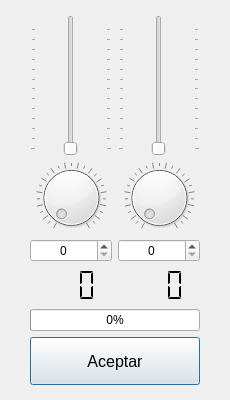
<?xml version="1.0" encoding="UTF-8"?>
<ui version="4.0">
 <class>configValue</class>
 <widget class="QDialog" name="configValue">
  <property name="geometry">
   <rect>
    <x>0</x>
    <y>0</y>
    <width>230</width>
    <height>400</height>
   </rect>
  </property>
  <property name="sizePolicy">
   <sizepolicy hsizetype="Expanding" vsizetype="Expanding">
    <horstretch>0</horstretch>
    <verstretch>0</verstretch>
   </sizepolicy>
  </property>
  <property name="minimumSize">
   <size>
    <width>230</width>
    <height>400</height>
   </size>
  </property>
  <property name="maximumSize">
   <size>
    <width>230</width>
    <height>400</height>
   </size>
  </property>
  <property name="windowTitle">
   <string>Dialog</string>
  </property>
  <layout class="QGridLayout" name="gridLayout" rowstretch="12,1,2" columnstretch="1,1">
   <property name="leftMargin">
    <number>30</number>
   </property>
   <property name="topMargin">
    <number>15</number>
   </property>
   <property name="rightMargin">
    <number>30</number>
   </property>
   <property name="bottomMargin">
    <number>15</number>
   </property>
   <item row="0" column="0">
    <layout class="QVBoxLayout" name="verticalLayout" stretch="4,2,1,1">
     <item>
      <widget class="QSlider" name="verticalSlider">
       <property name="sizePolicy">
        <sizepolicy hsizetype="Expanding" vsizetype="Expanding">
         <horstretch>0</horstretch>
         <verstretch>0</verstretch>
        </sizepolicy>
       </property>
       <property name="maximum">
        <number>127</number>
       </property>
       <property name="orientation">
        <enum>Qt::Orientation::Vertical</enum>
       </property>
       <property name="tickPosition">
        <enum>QSlider::TickPosition::TicksBothSides</enum>
       </property>
       <property name="tickInterval">
        <number>10</number>
       </property>
      </widget>
     </item>
     <item>
      <widget class="QDial" name="dial">
       <property name="maximum">
        <number>127</number>
       </property>
       <property name="wrapping">
        <bool>false</bool>
       </property>
       <property name="notchTarget">
        <double>5.000000000000000</double>
       </property>
       <property name="notchesVisible">
        <bool>true</bool>
       </property>
      </widget>
     </item>
     <item>
      <widget class="QSpinBox" name="spinBox">
       <property name="frame">
        <bool>true</bool>
       </property>
       <property name="alignment">
        <set>Qt::AlignmentFlag::AlignCenter</set>
       </property>
       <property name="readOnly">
        <bool>false</bool>
       </property>
       <property name="maximum">
        <number>127</number>
       </property>
      </widget>
     </item>
     <item>
      <widget class="QLCDNumber" name="lcdNumber">
       <property name="frameShape">
        <enum>QFrame::Shape::NoFrame</enum>
       </property>
       <property name="digitCount">
        <number>3</number>
       </property>
       <property name="segmentStyle">
        <enum>QLCDNumber::SegmentStyle::Flat</enum>
       </property>
      </widget>
     </item>
    </layout>
   </item>
   <item row="1" column="0" colspan="2">
    <widget class="QProgressBar" name="progressBar">
     <property name="sizePolicy">
      <sizepolicy hsizetype="Expanding" vsizetype="Fixed">
       <horstretch>0</horstretch>
       <verstretch>0</verstretch>
      </sizepolicy>
     </property>
     <property name="value">
      <number>0</number>
     </property>
     <property name="alignment">
      <set>Qt::AlignmentFlag::AlignCenter</set>
     </property>
    </widget>
   </item>
   <item row="0" column="1">
    <layout class="QVBoxLayout" name="verticalLayout_2" stretch="4,2,1,1">
     <item>
      <widget class="QSlider" name="verticalSlider_2">
       <property name="sizePolicy">
        <sizepolicy hsizetype="Expanding" vsizetype="Expanding">
         <horstretch>0</horstretch>
         <verstretch>0</verstretch>
        </sizepolicy>
       </property>
       <property name="maximum">
        <number>127</number>
       </property>
       <property name="orientation">
        <enum>Qt::Orientation::Vertical</enum>
       </property>
       <property name="tickPosition">
        <enum>QSlider::TickPosition::TicksBothSides</enum>
       </property>
       <property name="tickInterval">
        <number>10</number>
       </property>
      </widget>
     </item>
     <item>
      <widget class="QDial" name="dial_2">
       <property name="maximum">
        <number>127</number>
       </property>
       <property name="wrapping">
        <bool>false</bool>
       </property>
       <property name="notchTarget">
        <double>5.000000000000000</double>
       </property>
       <property name="notchesVisible">
        <bool>true</bool>
       </property>
      </widget>
     </item>
     <item>
      <widget class="QSpinBox" name="spinBox_2">
       <property name="alignment">
        <set>Qt::AlignmentFlag::AlignCenter</set>
       </property>
       <property name="readOnly">
        <bool>false</bool>
       </property>
       <property name="buttonSymbols">
        <enum>QAbstractSpinBox::ButtonSymbols::UpDownArrows</enum>
       </property>
       <property name="showGroupSeparator" stdset="0">
        <bool>false</bool>
       </property>
       <property name="maximum">
        <number>127</number>
       </property>
      </widget>
     </item>
     <item>
      <widget class="QLCDNumber" name="lcdNumber_2">
       <property name="frameShape">
        <enum>QFrame::Shape::NoFrame</enum>
       </property>
       <property name="digitCount">
        <number>3</number>
       </property>
       <property name="segmentStyle">
        <enum>QLCDNumber::SegmentStyle::Flat</enum>
       </property>
      </widget>
     </item>
    </layout>
   </item>
   <item row="2" column="0" colspan="2">
    <widget class="QPushButton" name="pushButton">
     <property name="sizePolicy">
      <sizepolicy hsizetype="Minimum" vsizetype="Expanding">
       <horstretch>0</horstretch>
       <verstretch>0</verstretch>
      </sizepolicy>
     </property>
     <property name="font">
      <font>
       <pointsize>12</pointsize>
      </font>
     </property>
     <property name="text">
      <string>Aceptar</string>
     </property>
    </widget>
   </item>
  </layout>
 </widget>
 <resources/>
 <connections/>
</ui>
